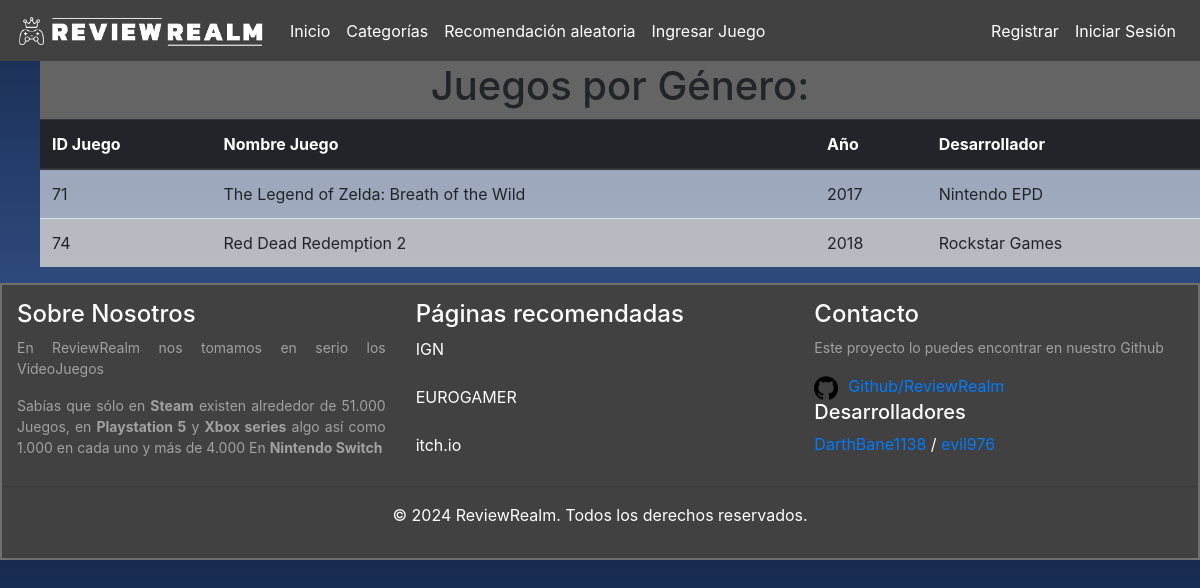
Before: /ReviewRealm/juegos_por_genero/8 with the older database file.
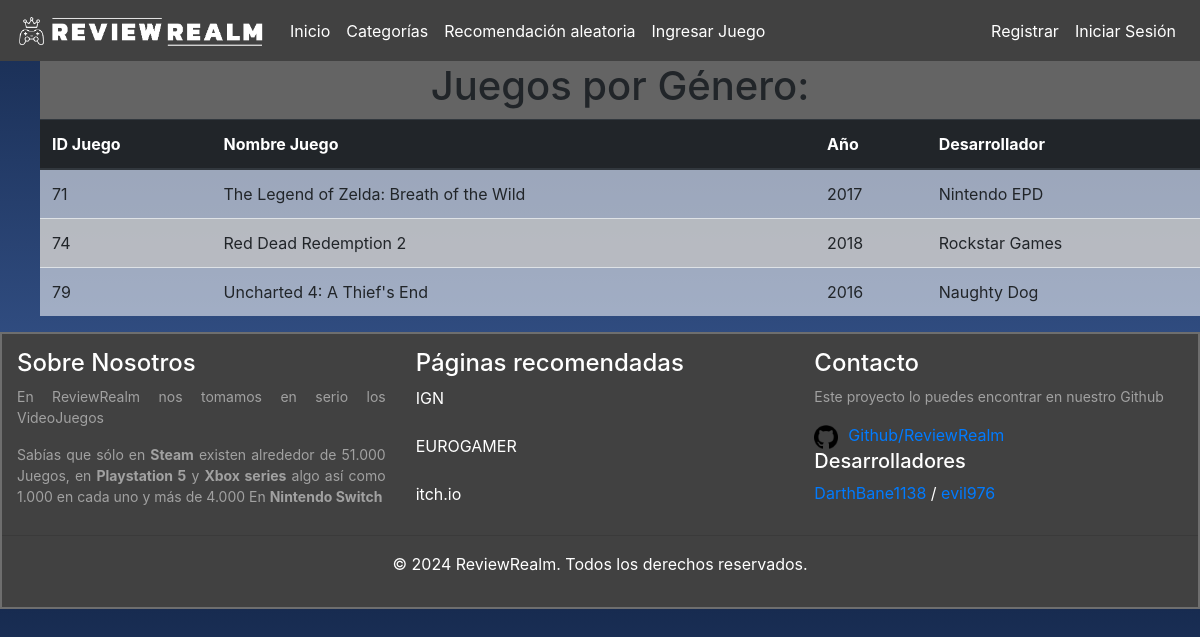
After: the same page with the newer database file.
### ReviewRealm/models.py (models this page shows, shortened)
class Juego(models.Model):
    id_juego = models.AutoField(db_column='idJuego',primary_key=True)
    titulo = models.CharField(max_length=200)
    descripcion = models.TextField(blank=True, null=True)
    anio = models.IntegerField(validators=[MinValueValidator(1900), MaxValueValidator(9999)])
    id_genero_juego = models.ForeignKey('Genero_Juego', on_delete=models.CASCADE, db_column='idGeneroJuego')
    desarrollador = models.CharField(max_length=200)
    publisher = models.CharField(max_length=200)
    calificacion = models.DecimalField(max_digits=3, decimal_places=1, null=True, blank=True)
    plataforma = models.CharField(max_length=100)
    duracion = models.PositiveIntegerField(validators=[MaxValueValidator(99999)])
    clasificacion = models.CharField(max_length=200)
    imagen_portada = models.ImageField(upload_to='portadas/', blank=True, null=True)

### ReviewRealm/views.py (the view)
# urls.py: path('juegos_por_genero/<int:pk>', views.juegos_por_genero, name='juegos_por_genero'),
def juegos_por_genero(request, pk):
    generos_juegos = Genero_Juego.objects.get(id_genero_juego=pk)
    juegos = Juego.objects.filter(id_genero_juego=pk)
    context = {'generos_juegos':generos_juegos, 'juegos':juegos}
    return render(request, 'ReviewRealm/juegos_por_genero.html', context)

### ReviewRealm/templates/ReviewRealm/juegos_por_genero.html (shortened to what this page needs)
{% extends 'ReviewRealm/base.html' %}
{% load static %}
{% block content %}
<ul>
    <div class="contenedor-titulo">
        <h1 class ="text-center">Juegos por Género: {{juegos.id_genero_juego.nombre_genero}}</h1>
    </div>
    <table class="table table-striped">
        <thead class="thead-dark">
            <tr>
                <th>ID Juego</th>
                <th>Nombre Juego</th>
                <th>Año</th>
                <th>Desarrollador</th>
            </tr>
        </thead>
        {% if juegos %}
            {% for juego in juegos %}
                <tr class="fila_juego_por_genero">
                    <td>{{juego.id_juego}}</td>
                    <td>{{juego.titulo}}</td>
                    <td>{{juego.anio}}</td>
                    <td>{{juego.desarrollador}}</td>
                </tr>
            {% endfor %}
        {% endif %}
    </table>
</ul>
{% endblock %}

Changed rows visible on the page:
added Juego: id_juego "79", titulo "Uncharted 4: A Thief's End", anio "2016", desarrollador "Naughty Dog"
